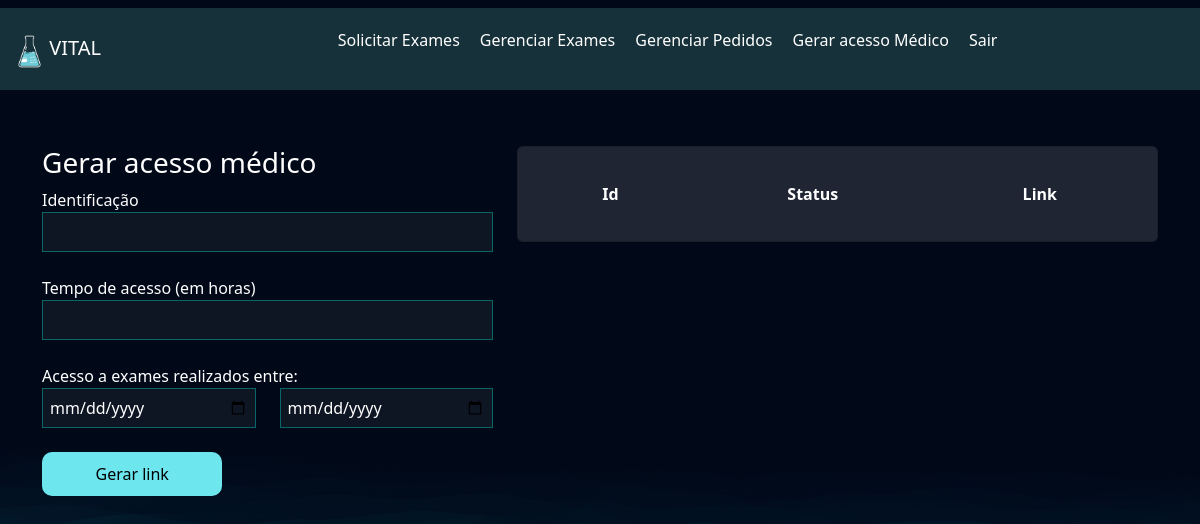
Page /exames/gerar_acesso_medico/ (signed in) on the earlier database version.
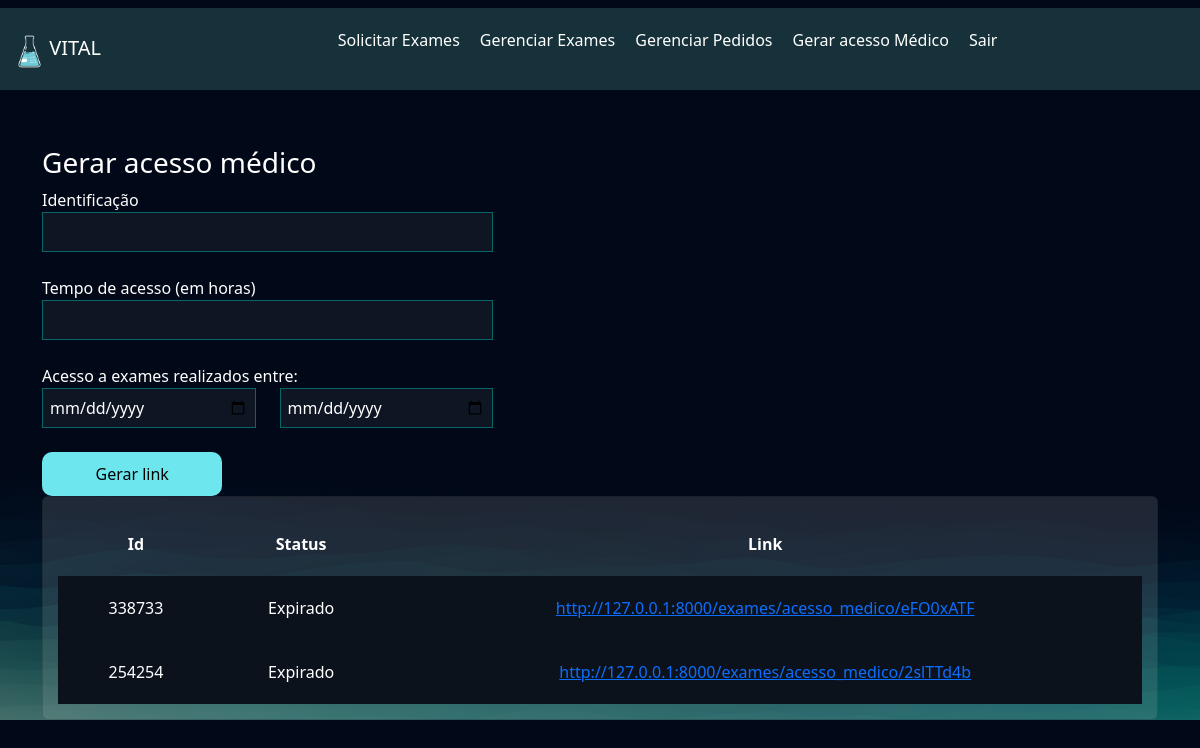
Same page on the later database version.
### exames/models.py (models this page shows, shortened)
class AcessoMedico(models.Model):
    usuario = models.ForeignKey(User, on_delete=models.DO_NOTHING)  # Usuário ao qual o acesso é concedido
    identificacao = models.CharField(max_length=50)  # Identificação do médico
    tempo_de_acesso = models.IntegerField()  # Tempo de acesso permitido (em horas)
    criado_em = models.DateTimeField()  # Data e hora da criação do acesso
    data_exames_iniciais = models.DateField()  # Data inicial dos exames acessíveis
    data_exames_finais = models.DateField()  # Data final dos exames acessíveis
    token = models.CharField(max_length=20)  # Token de acesso
    @property
    def status(self):
        return 'Expirado' if timezone.now() > (self.criado_em + timedelta(hours=self.tempo_de_acesso)) else 'Ativo'
    @property
    def url(self):
        return f"http://127.0.0.1:8000/exames/acesso_medico/{self.token}"

### exames/views.py (the view, shortened to what this page needs)
# urls.py: path('gerar_acesso_medico/', views.gerar_acesso_medico, name="gerar_acesso_medico"),
@login_required
def gerar_acesso_medico(request):
    if request.method == "GET":
        acessos_medicos = AcessoMedico.objects.filter(usuario=request.user)
        return render(request, 'gerar_acesso_medico.html', {'acessos_medicos': acessos_medicos})

### exames/templates/gerar_acesso_medico.html (shortened to what this page needs)
{% extends "bases/base.html" %}
{% load static %}
{% block 'head' %}
    <link href="{% static 'exames/css/css.css' %}" rel="stylesheet">
    <link href="{% static 'exames/css/gerenciar_pedidos.css' %}" rel="stylesheet">
{% endblock 'head' %}
{% block 'conteudo' %}
    <br>
    <br>
    <div class="container">
        <div class="row">
            <div class="col-md-5">
                <h3>Gerar acesso médico</h3>
                <form action="{% url 'gerar_acesso_medico' %}" method="POST">{% csrf_token %}
                    <label for="">Identificação</label>
                    <br>
                    <input style="width: 100%" type="text" name="identificacao" id="" class="input-default">
                    <br>
                    <br>
                    <label for="">Tempo de acesso (em horas)</label>
                    <br>
                    <input style="width: 100%" type="number" name="tempo_de_acesso" id="" class="input-default">
                    <br>
                    <br>
                    <div class="row">
                        <label for="">Acesso a exames realizados entre:</label>
                        <div class="col-md">
                            <input style="width: 100%" type="date" name="data_exame_inicial" id="" class="input-default">
                        </div>
                        <div class="col-md">
                            <input style="width: 100%" type="date" name="data_exame_final" id="" class="input-default">
                            <br>
                            <br>
                        </div>
                    </div>
                    <input style="width: 40%" type="submit" class="btn-default" value="Gerar link">
                </form>
            </div>
            <div class="col-md">
                <div class="card">
                    <table style="text-align: center">
                        <tr>
                          <th>Id</th>
                          <th>Status</th>
                          <th>Link</th>
                        </tr>{% for acesso in acessos_medicos %}
                            <tr class="linha-tabela">
                                <td>{{ acesso.identificacao }}</td>
                                <td>{{ acesso.status }}</td>
                                <td><a href="{{ acesso.url }}">{{ acesso.url }}</a></td>
                            </tr>
                        {% endfor %}
                    </table>
                </div>
            </div>
        </div>
    </div>
{% endblock 'conteudo' %}

Differences in the rows shown:
added AcessoMedico: identificacao "338733", status "Expirado", url "http://127.0.0.1:8000/exames/acesso_medico/eFO0xATF"
added AcessoMedico: identificacao "254254", status "Expirado", url "http://127.0.0.1:8000/exames/acesso_medico/2slTTd4b"
